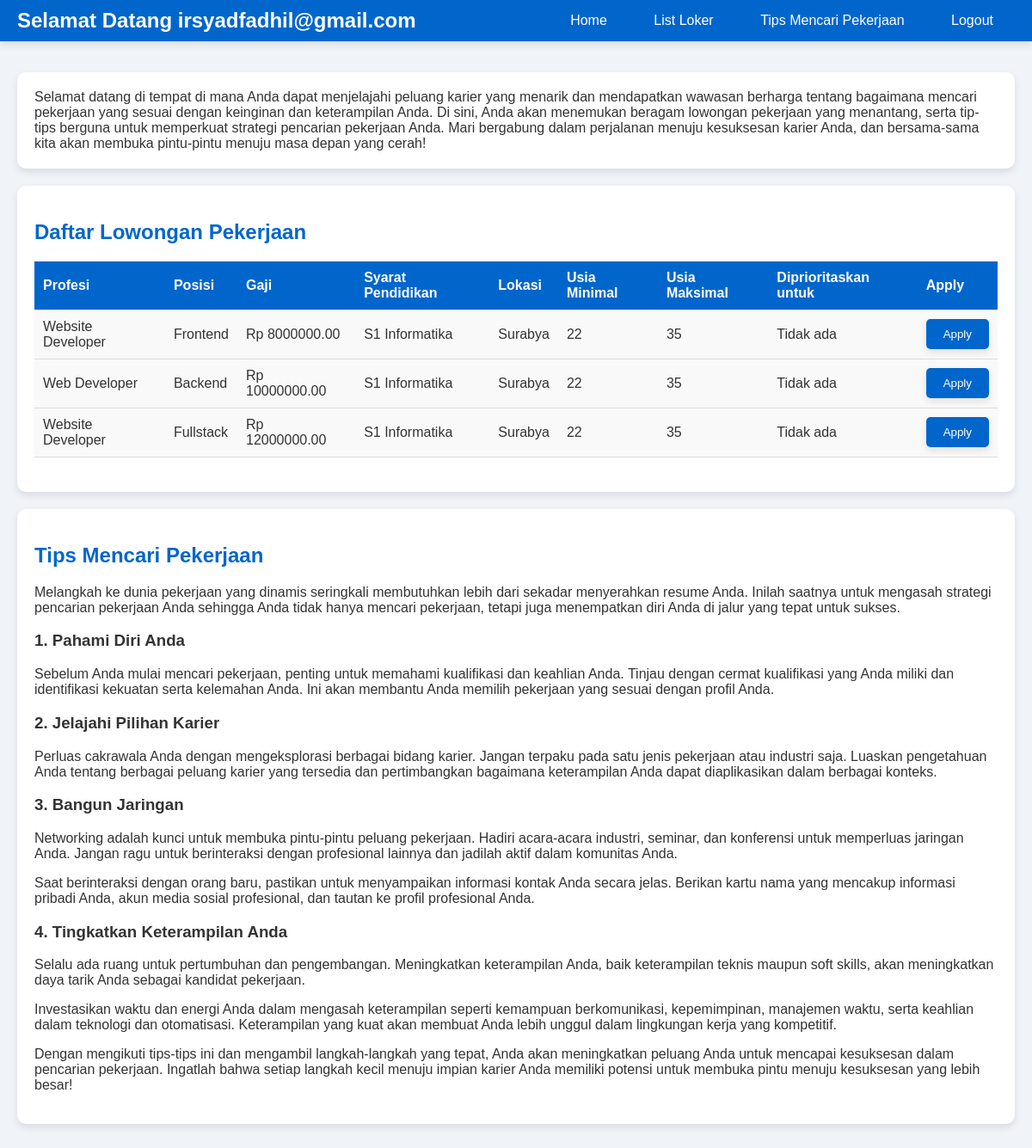
The page / (signed in) on the database its author committed.
### tables this page shows
CREATE TABLE `loker` (
  `id` int(11) NOT NULL,
  `profesi` varchar(100) DEFAULT NULL,
  `posisi` varchar(100) DEFAULT NULL,
  `gaji` decimal(10,2) DEFAULT NULL,
  `syaratpendidikan` varchar(100) DEFAULT NULL,
  `lokasi` varchar(100) DEFAULT NULL,
  `usiamin` int(11) DEFAULT NULL,
  `usiamax` int(11) DEFAULT NULL,
  `prioritasgender` varchar(10) DEFAULT NULL,
  `id_perusahaan` int(11) NOT NULL
);

### php/logic/SessionChecker.php (called while the page is built, shortened)
<?php
    class SessionChecker {
        public function getEmail() {
            return $_SESSION['email'];
        }
    }
?>

### php/logic/Database.php (called while the page is built, shortened)
<?php
    class Database {
        private $host = 'localhost';
        private $username = 'root';
        private $password = '';
        private $database = 'dbwebinfoloker';
        private $conn;
        public function __construct() {
            $this->conn = mysqli_connect($this->host, $this->username, $this->password, $this->database);
        }
        public function getConnection() {
            return $this->conn;
        }
    }
?>

### php/logic/Loker.php (called while the page is built, shortened)
<?php
    require_once('Database.php');
    class Loker extends Database {
        public function getLoker() {
            $loker = array();
            $sql = "SELECT * FROM loker";
            $result = mysqli_query($this->getConnection(), $sql);
            if ($result) {
                while ($row = mysqli_fetch_assoc($result)) {
                    $loker[] = $row;
                }
            } else {
                echo "Error: " . mysqli_error($this->getConnection());
            }
            return $loker;
        }
    }
?>

### index.php (the view, shortened to what this page needs)
<?php
    require_once('./php/logic/SessionChecker.php');
    $sessionChecker = new SessionChecker();
    require_once('./php/logic/Loker.php');
    $loker = new Loker();
    $loker = $loker->getLoker();
?>
<!DOCTYPE html>
<html lang="en">
<head>
    <link rel="stylesheet" href="css/index.css">
</head>
<body>
    <?php require_once('./php/template/navbar.php'); ?>
    <div class="container">
        <p id="welcoming"> Selamat datang di tempat di mana Anda dapat menjelajahi peluang karier yang menarik dan mendapatkan wawasan berharga tentang bagaimana mencari pekerjaan yang sesuai dengan keinginan dan keterampilan Anda. Di sini, Anda akan menemukan beragam lowongan pekerjaan yang menantang, serta tip-tips berguna untuk memperkuat strategi pencarian pekerjaan Anda. Mari bergabung dalam perjalanan menuju kesuksesan karier Anda, dan bersama-sama kita akan membuka pintu-pintu menuju masa depan yang cerah!</p>
        <div class="daftarLokerDivHome">
            <h2>Daftar Lowongan Pekerjaan</h2>
            <table>
                <thead>
                    <tr>
                        <th>Profesi</th>
                        <th>Posisi</th>
                        <th>Gaji</th>
                        <th>Syarat Pendidikan</th>
                        <th>Lokasi</th>
                        <th>Usia Minimal</th>
                        <th>Usia Maksimal</th>
                        <th>Diprioritaskan untuk</th>
                        <th>Apply</th>
                    </tr>
                </thead>
                <tbody>
                    <?php for ($i = 0; $i < 3; $i++) : ?>
                        <?php $row = $loker[$i]; ?>
                        <tr>
                            <td><?php echo $row['profesi']; ?></td>
                            <td><?php echo $row['posisi']; ?></td>
                            <td><?php echo "Rp " . $row['gaji']; ?></td>
                            <td><?php echo $row['syaratpendidikan']; ?></td>
                            <td><?php echo $row['lokasi']; ?></td>
                            <td><?php echo $row['usiamin']; ?></td>
                            <td><?php echo $row['usiamax']; ?></td>
                            <td><?php echo $row['prioritasgender']; ?></td>
                            <td>
                                <button class="apply" onclick="openUploadForm()">Apply</button>
                            </td>
                        </tr>
                    <?php endfor; ?>
                </tbody>
            </table>
        </div>
        <div class="tipsMencariPekerjaanHome">
            <h2>Tips Mencari Pekerjaan</h2>
            <p>Melangkah ke dunia pekerjaan yang dinamis seringkali membutuhkan lebih dari sekadar menyerahkan resume Anda. Inilah saatnya untuk mengasah strategi pencarian pekerjaan Anda sehingga Anda tidak hanya mencari pekerjaan, tetapi juga menempatkan diri Anda di jalur yang tepat untuk sukses.</p>
            <h3>1. Pahami Diri Anda</h3>
            <p>Sebelum Anda mulai mencari pekerjaan, penting untuk memahami kualifikasi dan keahlian Anda. Tinjau dengan cermat kualifikasi yang Anda miliki dan identifikasi kekuatan serta kelemahan Anda. Ini akan membantu Anda memilih pekerjaan yang sesuai dengan profil Anda.</p>
            <h3>2. Jelajahi Pilihan Karier</h3>
            <p>Perluas cakrawala Anda dengan mengeksplorasi berbagai bidang karier. Jangan terpaku pada satu jenis pekerjaan atau industri saja. Luaskan pengetahuan Anda tentang berbagai peluang karier yang tersedia dan pertimbangkan bagaimana keterampilan Anda dapat diaplikasikan dalam berbagai konteks.</p>
            <h3>3. Bangun Jaringan</h3>
            <p>Networking adalah kunci untuk membuka pintu-pintu peluang pekerjaan. Hadiri acara-acara industri, seminar, dan konferensi untuk memperluas jaringan Anda. Jangan ragu untuk berinteraksi dengan profesional lainnya dan jadilah aktif dalam komunitas Anda.</p>
            <p>Saat berinteraksi dengan orang baru, pastikan untuk menyampaikan informasi kontak Anda secara jelas. Berikan kartu nama yang mencakup informasi pribadi Anda, akun media sosial profesional, dan tautan ke profil profesional Anda.</p>
            <h3>4. Tingkatkan Keterampilan Anda</h3>
            <p>Selalu ada ruang untuk pertumbuhan dan pengembangan. Meningkatkan keterampilan Anda, baik keterampilan teknis maupun soft skills, akan meningkatkan daya tarik Anda sebagai kandidat pekerjaan.</p>
            <p>Investasikan waktu dan energi Anda dalam mengasah keterampilan seperti kemampuan berkomunikasi, kepemimpinan, manajemen waktu, serta keahlian dalam teknologi dan otomatisasi. Keterampilan yang kuat akan membuat Anda lebih unggul dalam lingkungan kerja yang kompetitif.</p>
            <p>Dengan mengikuti tips-tips ini dan mengambil langkah-langkah yang tepat, Anda akan meningkatkan peluang Anda untuk mencapai kesuksesan dalam pencarian pekerjaan. Ingatlah bahwa setiap langkah kecil menuju impian karier Anda memiliki potensi untuk membuka pintu menuju kesuksesan yang lebih besar!</p>
        </div>
    </div>
</body>
</html>

### php/template/navbar.php (shortened to what this page needs)
<?php
$uriArray = parse_url($_SERVER['REQUEST_URI'], PHP_URL_PATH);
$uriSegments = explode("/", $uriArray);
?>
<div class='navbar'>
    <h1>Selamat Datang <?php echo $sessionChecker->getEmail(); ?></h1>
    <div class="listPages">
        <a class="<?php if($uriSegments[2] == "index.php") echo "active" ?>" href='index.php'>Home</a>
        <a class="<?php if($uriSegments[2] == "listLoker.php") echo "active" ?>" href='listLoker.php'>List Loker</a>
        <a class="<?php if($uriSegments[2] == "tipsMencariPekerjaan.php") echo "active" ?>" href='tipsMencariPekerjaan.php'>Tips Mencari Pekerjaan</a>
        <a class="" href="./php/logic/Logout.php">Logout</a>
    </div>
</div>

### css/index.css (style rules this page uses)
body { font-family: Arial, sans-serif; background-color: #f0f4f8; color: #333; margin: 0; padding: 0; }
.navbar { background-color: #0066cc; color: #ffffff; padding: 10px 20px; display: flex; justify-content: space-between; align-items: center; box-shadow: 0 4px 8px rgba(0, 0, 0, 0.1); }
.navbar h1 { margin: 0; font-size: 1.5em; }
.listPages a { color: white; text-decoration: none; margin: 0 15px; font-size: 1em; padding: 5px 10px; border-radius: 5px; }
.container { max-width: 1200px; margin: 0 auto; padding: 20px; }
#welcoming { background-color: #ffffff; border-radius: 10px; padding: 20px; box-shadow: 0 4px 8px rgba(0, 0, 0, 0.1); margin-bottom: 20px; }
h2 { color: #0066cc; }
.daftarLokerDivHome, .tipsMencariPekerjaanHome, .allDaftarLokerDiv, .formTambahLoker, .allTipsDiv { background-color: #ffffff; border-radius: 10px; padding: 20px; box-shadow: 0 4px 8px rgba(0, 0, 0, 0.1); margin-bottom: 20px; }
table { width: 100%; border-collapse: collapse; margin-bottom: 20px; }
thead { background-color: #0066cc; color: #ffffff; }
th, td { padding: 10px; text-align: left; border-bottom: 1px solid #dddddd; }
th { font-weight: bold; }
td { background-color: #f9f9f9; }
button.apply { background-color: #0066cc; color: #ffffff; border: none; padding: 10px 20px; border-radius: 5px; cursor: pointer; box-shadow: 0 4px 8px rgba(0, 0, 0, 0.1); }

### rows shown on the page
loker: profesi "Website Developer", posisi "Frontend", gaji "8000000.00", syaratpendidikan "S1 Informatika", lokasi "Surabya", usiamin "22", usiamax "35", prioritasgender "Tidak ada"
loker: profesi "Web Developer", posisi "Backend", gaji "10000000.00", syaratpendidikan "S1 Informatika", lokasi "Surabya", usiamin "22", usiamax "35", prioritasgender "Tidak ada"
loker: profesi "Website Developer", posisi "Fullstack", gaji "12000000.00", syaratpendidikan "S1 Informatika", lokasi "Surabya", usiamin "22", usiamax "35", prioritasgender "Tidak ada"

### other values the page prints
$sessionChecker->getEmail() "irsyadfadhil@gmail.com"
